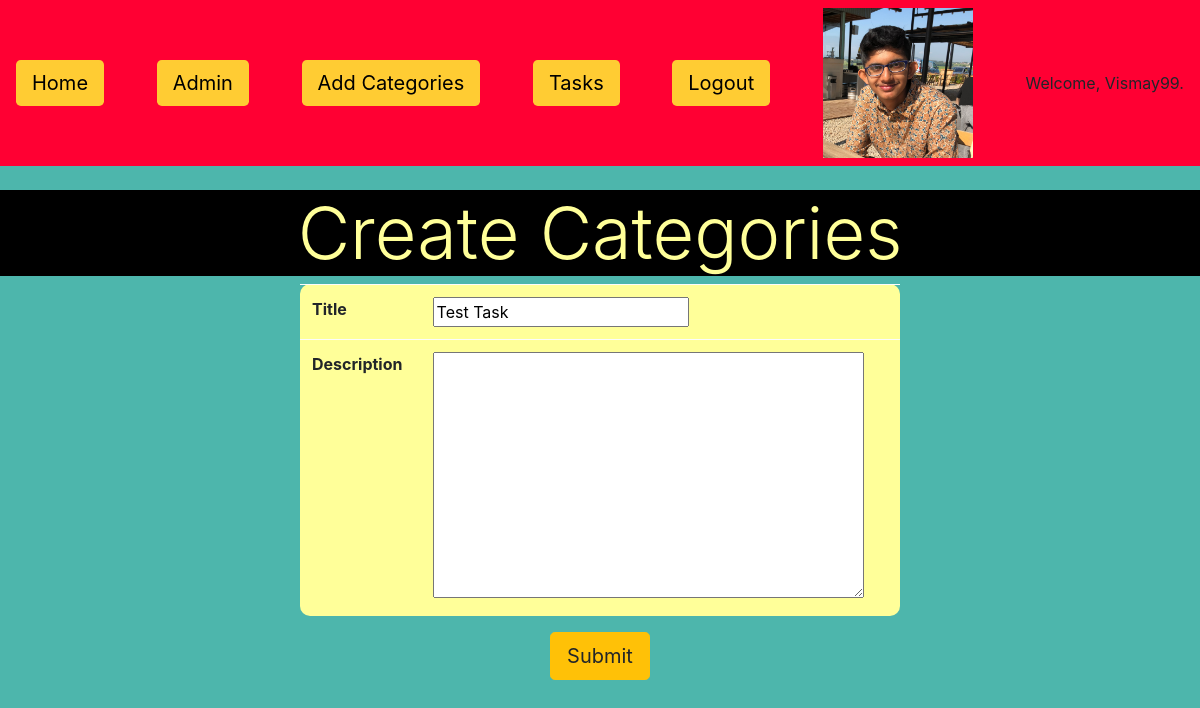
The page /ToDoApp/update/3 (signed in) on the database as committed earlier.
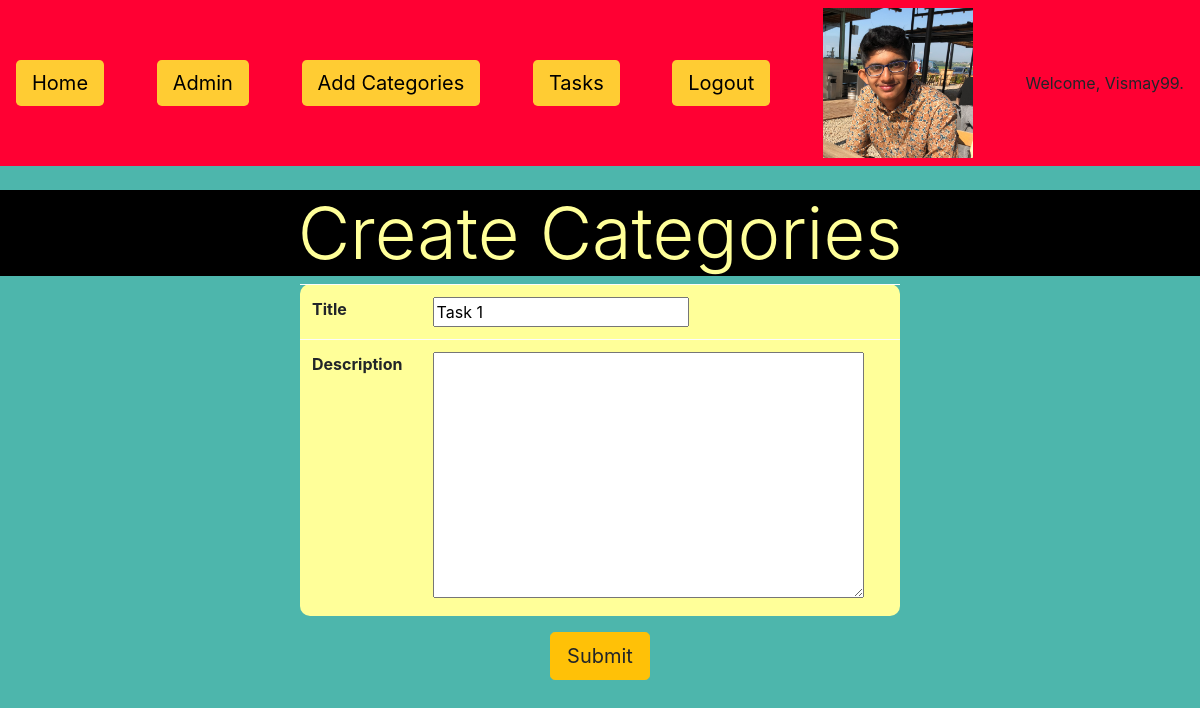
The same page on the database as committed later.
### ToDoApp/models.py (models this page shows, shortened)
class Task_Category(models.Model):
	user = models.ForeignKey(AppUser,on_delete = models.CASCADE)
	title = models.CharField(max_length = 50)
	description = models.TextField(blank = True)
	class Meta:
		verbose_name = ("Category")
		verbose_name_plural = ("Categories")

### ToDoApp/views.py (the view)
# urls.py: path('update/<int:task_category_id>', views.update_category),
@login_required(login_url = 'home')
def update_category(request, task_category_id):
    task_category_id = int(task_category_id)
    try:
        task_sel = Task_Category.objects.get(id = task_category_id)
    except Task_Category.DoesNotExist:
        return redirect('ToDoApp: categoryindex')
    task_category_form = Task_CategoryForm(request.POST or None, instance = task_sel)
    if task_category_form.is_valid():
       obj = task_category_form.save(commit=False) # Return an object without saving to the DB
       obj.user = request.user # Add an author field which will contain current user's id
       obj.save() # Save the final "real form" to the DB
       return redirect('ToDoApp:categoryindex')
    return render(request, 'ToDoApp/category_upload_form.html', {'category_upload_form':task_category_form})

### ToDoApp/forms.py
class Task_CategoryForm(forms.ModelForm):
    class Meta:
        model = Task_Category
        fields = '__all__'
        exclude = ['user'] #Excluded the user field and saved the current logged in user by creating an object instance[using form.save(commit = False)] in the view and overwriting the user with requet.user.

### ToDoApp/templates/ToDoApp/category_upload_form.html (shortened to what this page needs)
{% extends 'ToDoApp/task_category_list.html' %}
{% block content %}
    <center>
    <h1 class="display-3" style="background-color:#000000;color:#FFFF99;">Create Categories</h1>
    <form method = 'POST' enctype="multipart/form-data">
        <table class = 'w-50 table table-light' style="border-radius:10px;background-color:#FFFF99;">
            {% for field in category_upload_form %}
            <tr>
                <th>{{field.label}}</th>
                <td>{{ field }}</td>
            </tr>
            {% endfor %}
        </table>
        <button type="submit" class="btn btn-lg btn-warning">Submit</button>
    </form>
</center>
{% endblock %}

Rows that differ between the two databases and show on the page:
changed Task_Category: title "Test Task" → "Task 1"
